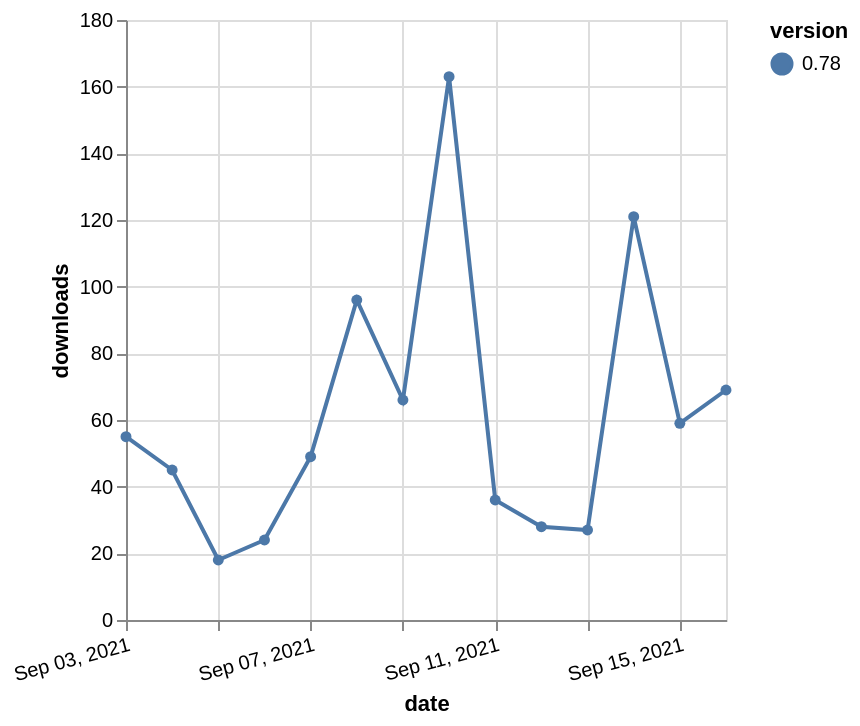

Here is the Vega-Lite specification saved for this chart:
### Vega-Lite specification from a JSON file in a GitHub repository (floating-point values rounded to 4 significant figures)
{"$schema": "https://vega.github.io/schema/vega-lite/v5.json", "description": "A simple bar chart with embedded data.", "data": {"values": [{"date": "2021-09-03", "total": 81216, "delta": 55, "version": "0.78"}, {"date": "2021-09-04", "total": 81261, "delta": 45, "version": "0.78"}, {"date": "2021-09-05", "total": 81279, "delta": 18, "version": "0.78"}, {"date": "2021-09-06", "total": 81303, "delta": 24, "version": "0.78"}, {"date": "2021-09-07", "total": 81352, "delta": 49, "version": "0.78"}, {"date": "2021-09-08", "total": 81448, "delta": 96, "version": "0.78"}, {"date": "2021-09-09", "total": 81514, "delta": 66, "version": "0.78"}, {"date": "2021-09-10", "total": 81677, "delta": 163, "version": "0.78"}, {"date": "2021-09-11", "total": 81713, "delta": 36, "version": "0.78"}, {"date": "2021-09-12", "total": 81741, "delta": 28, "version": "0.78"}, {"date": "2021-09-13", "total": 81768, "delta": 27, "version": "0.78"}, {"date": "2021-09-14", "total": 81889, "delta": 121, "version": "0.78"}, {"date": "2021-09-15", "total": 81948, "delta": 59, "version": "0.78"}, {"date": "2021-09-16", "total": 82017, "delta": 69, "version": "0.78"}]}, "width": "container", "mark": {"type": "line", "point": {"filled": true}}, "encoding": {"x": {"field": "date", "type": "temporal", "timeUnit": "yearmonthdate", "title": "date", "axis": {"labelAngle": -15}}, "y": {"field": "delta", "type": "quantitative", "title": "downloads"}, "color": {"field": "version", "type": "nominal"}, "tooltip": {"field": "delta"}}}
